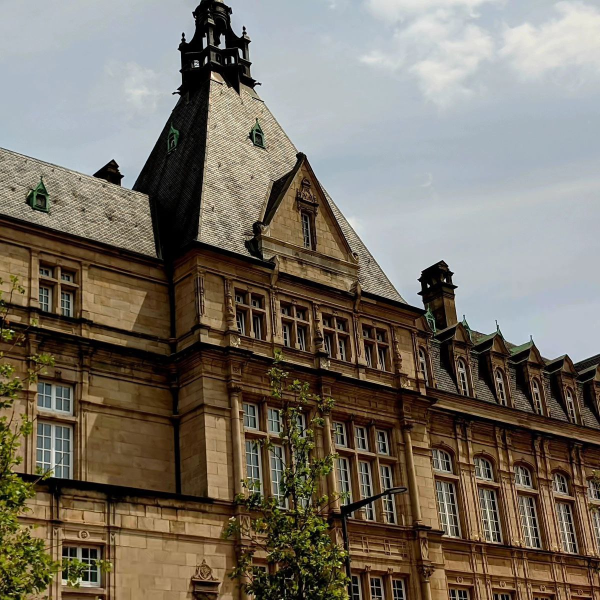
#> input picture photos/castle.jpg, 1200 x 1200 px (shown at 1/2 size)
$ python main4.py
#> lines starting #> are read from the running program, lines starting #| are printed output that depends on the picture
import cv2
import numpy as np

"""Побитовые операции и маски"""

photo = cv2.imread("photos/castle.jpg")
#> photo is the input picture: shape (1200, 1200, 3); mean B, G, R 100.3, 112.3, 120.2
img = np.zeros(photo.shape[:2], dtype='uint8')

circle = cv2.circle(img.copy(), (300, 300), 80, 255, thickness=cv2.FILLED)
square = cv2.rectangle(img.copy(), (25, 25), (250, 350), 255, thickness=cv2.FILLED)

img = cv2.bitwise_and(photo, photo, mask=circle)
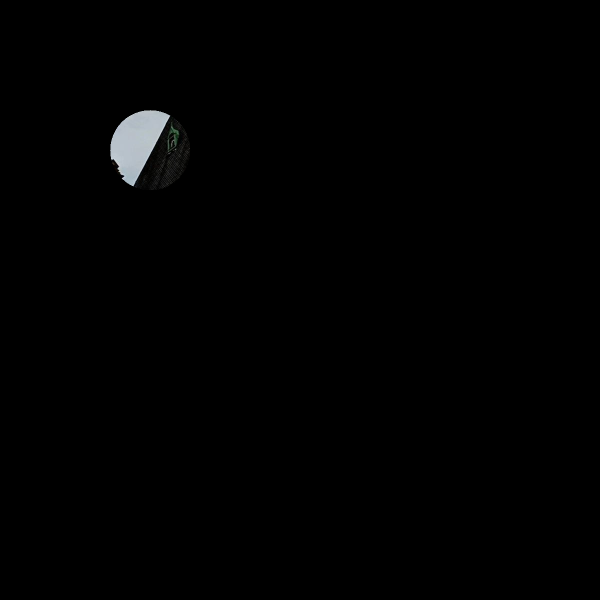
#> img: shape (1200, 1200, 3) (shown at 1/2 size); mean B, G, R 1.5, 1.5, 1.4
# img = cv2.bitwise_or(circle, square)
# img = cv2.bitwise_xor(circle, square)
# img = cv2.bitwise_not(circle)

cv2.imshow("Photo", img)
cv2.waitKey(0)
